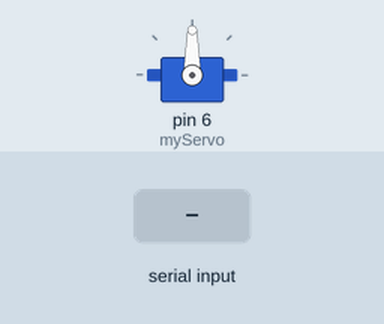
Recording of a sketch running on a simulated Arduino Nano, built with avr-gcc and run on an emulated ATmega328P. On the bench: servo. The inputs (shaded band) are chosen by the test bench.

Above: at 1.2 s.
1.3 s: "1" received over Serial
At 2.5 s:
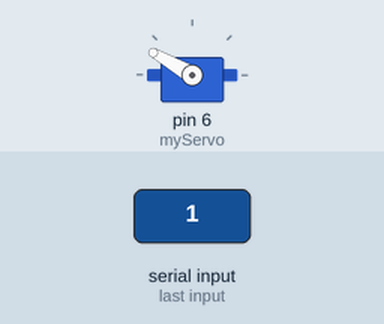
2.8 s: "0" received over Serial
At 3.7 s:
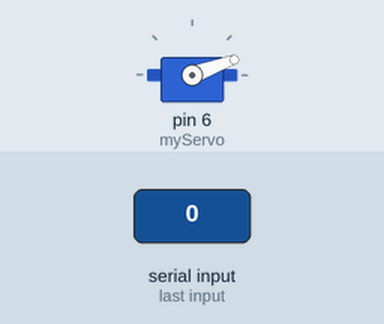
Timing chart, 0 to 5.8 s (numbered marks = the images above; inputs shaded):
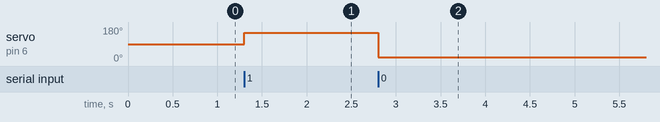

Measured:
- after the input at 1.3 s, servo on pin 6 (myServo): 90° → 150° at once
- after the input at 2.8 s, servo on pin 6 (myServo): 150° → 20° at once

The sketch:

MasterBlue.ino
```cpp
// FOR NANO, HC-05 (MASTER), SERVO

#include <Servo.h>
Servo myServo;
int state = 0;
int angle = 20; //default angle for the servo

void setup() {
  Serial.begin(9600);
  myServo.attach(6);

}
void loop() {
 if(Serial.available() > 0){    // For receiving data
    state = Serial.read();      // can read from slave
 }

  if (state == '1') {
    myServo.write(150);
    state = 0;
 }
  else if (state == '0') {
    myServo.write(20);
    state = 0;
  }

 }
```
